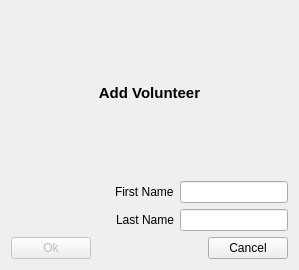
<?xml version="1.0" encoding="UTF-8"?>
<ui version="4.0">
 <class>AddNameDialog</class>
 <widget class="QDialog" name="AddNameDialog">
  <property name="geometry">
   <rect>
    <x>0</x>
    <y>0</y>
    <width>299</width>
    <height>270</height>
   </rect>
  </property>
  <property name="windowTitle">
   <string>AddNameDialog</string>
  </property>
  <layout class="QVBoxLayout" name="verticalLayout_2">
   <item>
    <layout class="QVBoxLayout" name="verticalLayout">
     <item>
      <widget class="QLabel" name="label">
       <property name="font">
        <font>
         <pointsize>11</pointsize>
         <weight>75</weight>
         <bold>true</bold>
         <kerning>true</kerning>
        </font>
       </property>
       <property name="text">
        <string>Add Volunteer</string>
       </property>
       <property name="alignment">
        <set>Qt::AlignCenter</set>
       </property>
      </widget>
     </item>
     <item>
      <layout class="QHBoxLayout" name="horizontalLayout_2">
       <item>
        <spacer name="horizontalSpacer">
         <property name="orientation">
          <enum>Qt::Horizontal</enum>
         </property>
         <property name="sizeHint" stdset="0">
          <size>
           <width>40</width>
           <height>20</height>
          </size>
         </property>
        </spacer>
       </item>
       <item>
        <widget class="QLabel" name="label_2">
         <property name="text">
          <string>First Name</string>
         </property>
         <property name="buddy">
          <cstring>firstNameEdit</cstring>
         </property>
        </widget>
       </item>
       <item>
        <widget class="QLineEdit" name="firstNameEdit"/>
       </item>
      </layout>
     </item>
     <item>
      <layout class="QHBoxLayout" name="horizontalLayout">
       <item>
        <spacer name="horizontalSpacer_2">
         <property name="orientation">
          <enum>Qt::Horizontal</enum>
         </property>
         <property name="sizeHint" stdset="0">
          <size>
           <width>40</width>
           <height>20</height>
          </size>
         </property>
        </spacer>
       </item>
       <item>
        <widget class="QLabel" name="label_3">
         <property name="text">
          <string>Last Name</string>
         </property>
         <property name="buddy">
          <cstring>lastNameEdit</cstring>
         </property>
        </widget>
       </item>
       <item>
        <widget class="QLineEdit" name="lastNameEdit"/>
       </item>
      </layout>
     </item>
     <item>
      <layout class="QHBoxLayout" name="horizontalLayout_3">
       <item>
        <widget class="QPushButton" name="okAddName">
         <property name="enabled">
          <bool>false</bool>
         </property>
         <property name="text">
          <string>Ok</string>
         </property>
        </widget>
       </item>
       <item>
        <spacer name="horizontalSpacer_3">
         <property name="orientation">
          <enum>Qt::Horizontal</enum>
         </property>
         <property name="sizeType">
          <enum>QSizePolicy::MinimumExpanding</enum>
         </property>
         <property name="sizeHint" stdset="0">
          <size>
           <width>40</width>
           <height>20</height>
          </size>
         </property>
        </spacer>
       </item>
       <item>
        <widget class="QPushButton" name="cancelBtn">
         <property name="text">
          <string>Cancel</string>
         </property>
        </widget>
       </item>
      </layout>
     </item>
    </layout>
   </item>
  </layout>
 </widget>
 <layoutdefault spacing="6" margin="11"/>
 <resources/>
 <connections>
  <connection>
   <sender>cancelBtn</sender>
   <signal>clicked()</signal>
   <receiver>AddNameDialog</receiver>
   <slot>reject()</slot>
   <hints>
    <hint type="sourcelabel">
     <x>214</x>
     <y>229</y>
    </hint>
    <hint type="destinationlabel">
     <x>145</x>
     <y>211</y>
    </hint>
   </hints>
  </connection>
 </connections>
</ui>
